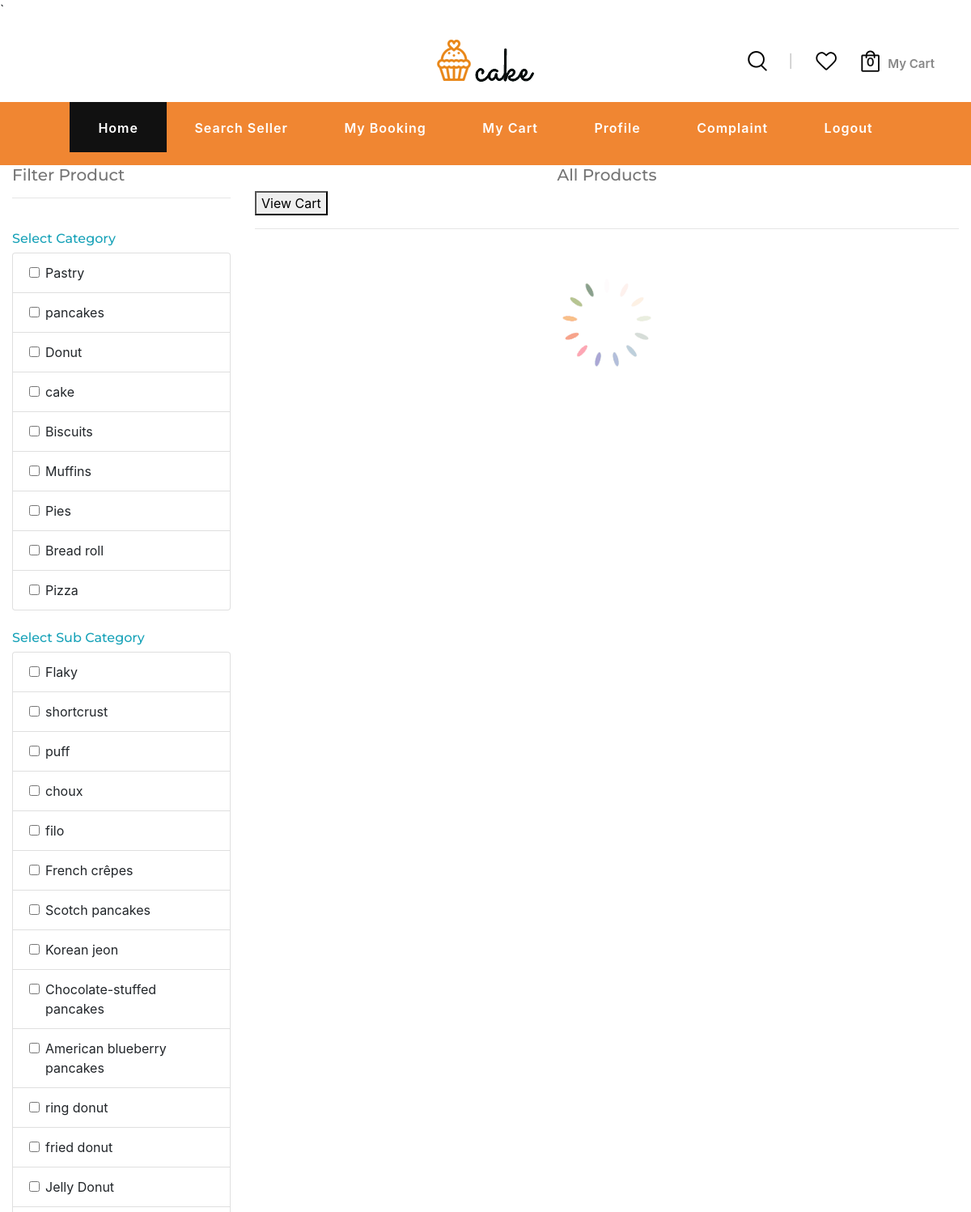
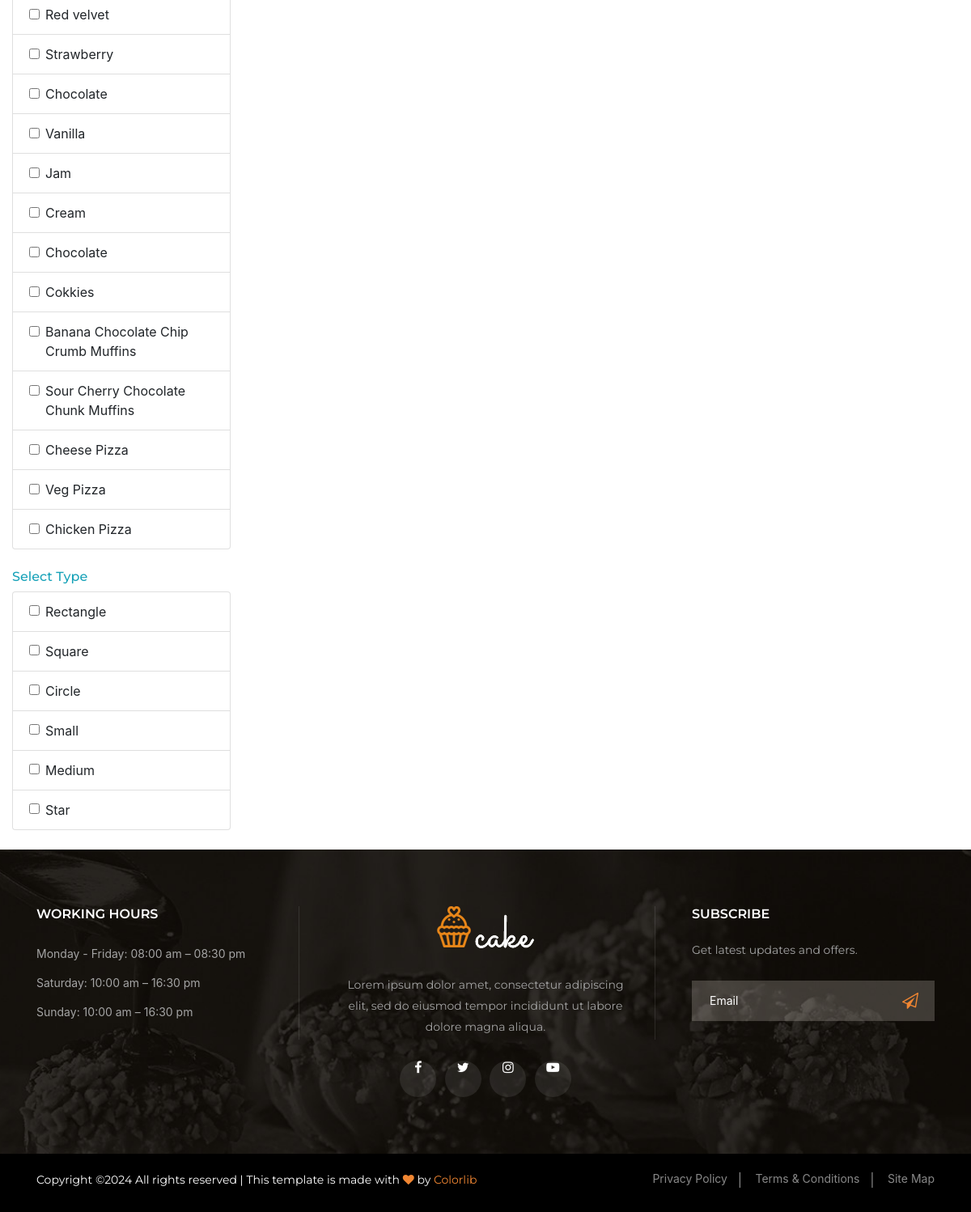
The app's page /Project/User/SearchProduct.php with its own data (2 pictures, top to bottom).
### tables this page shows
CREATE TABLE `tbl_category` (
  `category_id` int(11) NOT NULL,
  `category_name` varchar(50) NOT NULL
);

CREATE TABLE `tbl_subcategory` (
  `subcategory_id` int(11) NOT NULL,
  `subcategory_name` varchar(50) NOT NULL,
  `category_id` int(11) NOT NULL
);

CREATE TABLE `tbl_type` (
  `type_id` int(11) NOT NULL,
  `type_name` varchar(50) NOT NULL
);

### Project/User/SearchProduct.php (the view, shortened to what this page needs)
<?php
include("../Assets/Connection/Connection.php");
include('Head.php');
?>
<!DOCTYPE html PUBLIC "-//W3C//DTD XHTML 1.0 Transitional//EN" "http://www.w3.org/TR/xhtml1/DTD/xhtml1-transitional.dtd">
<html xmlns="http://www.w3.org/1999/xhtml">
<head>
<link rel="stylesheet" href="../Assets/Templates/Search/bootstrap.min.css">
</head>
<body onload="productCheck()">
        <div class="custom-alert-box">
        </div>
        <div class="container-fluid">
            <div class="row">
                <div class="col-lg-3">
                    <h5>Filter Product</h5>
                    <hr>
                    <br>
                    <h6 class="text-info"> Select Category</h6>
                    <ul class="list-group">
                        <?php
						 $selCat = "SELECT * from tbl_category";
                            $result = $con->query($selCat);
                            while ($row=$result->fetch_assoc()) {
                        ?>
                        <li class="list-group-item">
                            <div class="form-check">
                                <label class="form-check-label">
                                    <input type="checkbox" onclick="changeSub(),productCheck()" class="form-check-input product_check" value="<?php echo $row["category_id"]; ?>" id="category"><?php echo $row["category_name"]; ?>
                                </label>
                            </div>
                        </li>
                        <?php
                            }
                        ?>
                    </ul>
                    <br />
                    <h6 class="text-info"> Select Sub Category</h6>
                    <ul class="list-group" id="subcat">
                        <?php
						   $selSubCat = "SELECT * from tbl_subcategory";
                           $resultsc = $con->query($selSubCat);
                            while ($rowsc=$resultsc->fetch_assoc()) {
                        ?>
                         <li class="list-group-item">
                            <div class="form-check">
                                <label class="form-check-label">
                                    <input type="checkbox" onchange="productCheck()" class="form-check-input product_check" value="<?php echo $rowsc["subcategory_id"]; ?>" id="subcategory"><?php echo $rowsc["subcategory_name"]; ?>
                                </label>
                            </div>
                        </li>
                        <?php
                             }
                        ?>
                    </ul>
                    <br />
                    <h6 class="text-info"> Select Type</h6>
                    <ul class="list-group">
                        <?php
						 $seltype = "SELECT * from tbl_type";
                            $result = $con->query($seltype);
                            while ($row=$result->fetch_assoc()) {
                        ?>
                        <li class="list-group-item">
                            <div class="form-check">
                                <label class="form-check-label">
                                    <input type="checkbox" onclick="productCheck()" class="form-check-input product_check" id="type" value="<?php echo $row["type_id"]; ?>" ><?php echo $row["type_name"]; ?>
                                </label>
                            </div>
                        </li>
                        <?php
                            }
                        ?>
                    </ul>
                    <br />
                </div>
                <div class="col-lg-9">
                    <h5 class="text-center" id="textChange">All Products</h5><a href="MyCart.php"><button >View Cart</button></a>
                    <hr>
                    <div class="text-center">
                        <img src="../Assets/Templates/Search/loader.gif" id='loder' width="200" style="display: none"/>
                    </div>
                </div>
            </div>
                        </div>
    </body>
    <?php
include('Foot.php');
?>
</html>

### Project/Assets/Templates/User/Main/css/style.css (style rules this page uses)
html, body { height: 100%; font-family: "Montserrat", sans-serif; -webkit-font-smoothing: antialiased; }
h1, h2, h3, h4, h5, h6 { margin: 0; color: #11111194; font-weight: 400; font-family: "Montserrat", sans-serif; }
h5 { font-size: 18px; }
h6 { font-size: 16px; }
img { max-width: 100%; }
ul, ol { padding: 0; margin: 0; }

### Project/User/SearchProduct.php (style rules this page uses)
.custom-alert-box { z-index:1; width: 20%; height: 10%; position: fixed; bottom: 0; right: 0; left: auto; }

### records on screen
tbl_category: category_name "Pastry"
tbl_category: category_name "pancakes"
tbl_category: category_name "Donut"
tbl_category: category_name "cake"
tbl_category: category_name "Biscuits"
tbl_category: category_name "Muffins"
tbl_category: category_name "Pies"
tbl_category: category_name "Bread roll"
tbl_category: category_name "Pizza"
tbl_subcategory: subcategory_name "Flaky"
tbl_subcategory: subcategory_name "shortcrust"
tbl_subcategory: subcategory_name "puff"
tbl_subcategory: subcategory_name "choux"
tbl_subcategory: subcategory_name "filo"
tbl_subcategory: subcategory_name "French crêpes"
tbl_subcategory: subcategory_name "Scotch pancakes"
tbl_subcategory: subcategory_name "Korean jeon"
tbl_subcategory: subcategory_name "Chocolate-stuffed pancakes"
tbl_subcategory: subcategory_name "American blueberry pancakes"
tbl_subcategory: subcategory_name "ring donut"
tbl_subcategory: subcategory_name "fried donut"
tbl_subcategory: subcategory_name "Jelly Donut"
tbl_subcategory: subcategory_name "Red velvet"
tbl_subcategory: subcategory_name "Strawberry"
tbl_subcategory: subcategory_name "Chocolate"
tbl_subcategory: subcategory_name "Vanilla"
tbl_subcategory: subcategory_name "Jam"
tbl_subcategory: subcategory_name "Cream"
tbl_subcategory: subcategory_name "Chocolate"
tbl_subcategory: subcategory_name "Cokkies"
tbl_subcategory: subcategory_name "Banana Chocolate Chip Crumb Muffins"
tbl_subcategory: subcategory_name "Sour Cherry Chocolate Chunk Muffins"
tbl_subcategory: subcategory_name "Cheese Pizza"
tbl_subcategory: subcategory_name "Veg Pizza"
tbl_subcategory: subcategory_name "Chicken Pizza"
tbl_type: type_name "Rectangle"
tbl_type: type_name "Square"
tbl_type: type_name "Circle"
tbl_type: type_name "Small"
tbl_type: type_name "Medium"
tbl_type: type_name "Star"
